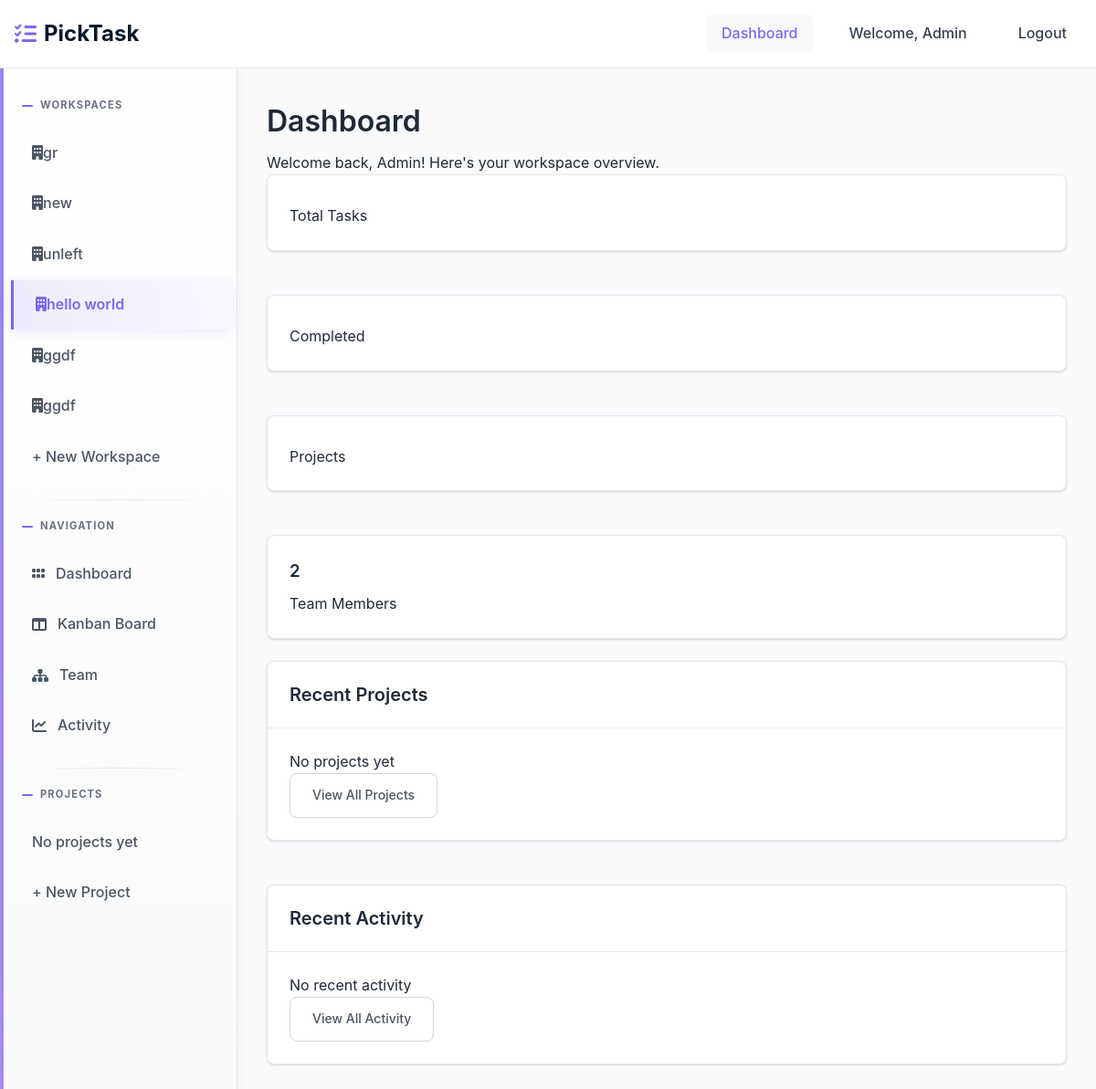
The app's page /workspace/ (signed in), older data.
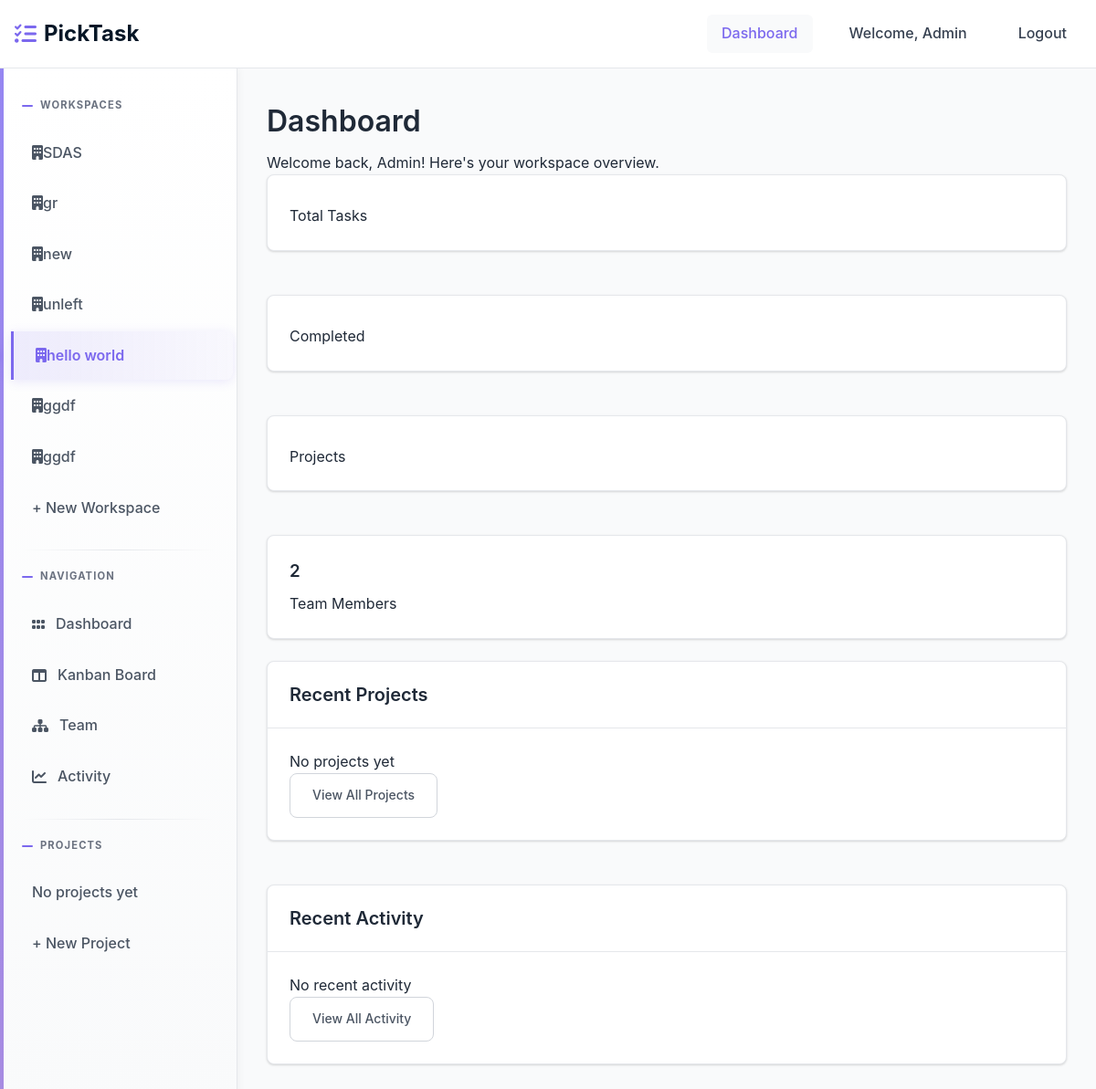
The same page, newer data.
### workspace/models.py (models this page shows, shortened)
class Membership(models.Model):
    ROLE_CHOICES = [
        ('admin', 'Admin'),
        ('member', 'Member'),
    ]
    user = models.ForeignKey(settings.AUTH_USER_MODEL, on_delete=models.CASCADE, related_name='memberships')
    workspace = models.ForeignKey(Workspace, on_delete=models.CASCADE, related_name='memberships')
    role = models.CharField(max_length=20, choices=ROLE_CHOICES, default='member')
    joined_at = models.DateTimeField(auto_now_add=True)
    class Meta:
        unique_together = ['user', 'workspace']
        ordering = ['-joined_at']

class Workspace(models.Model):
    name = models.CharField(max_length=255)
    created_by = models.ForeignKey(settings.AUTH_USER_MODEL, on_delete=models.CASCADE, related_name='workspaces_created')
    created_at = models.DateTimeField(auto_now_add=True)
    class Meta:
        ordering = ['-created_at']

### workspace/views.py (the view, shortened to what this page needs)
# urls.py: path('', views.dashboard, name='dashboard'),
@login_required
def dashboard(request):
    current_workspace = getattr(request, 'current_workspace', None)
    context = {}
    return render(request, 'workspace/dashboard.html', context)

### templates/workspace/dashboard.html (shortened to what this page needs)
{% extends 'base.html' %}
{% load static %}
{% block content %}
<div class="dashboard-header">
    <h1>Dashboard</h1>
    <p>Welcome back, {{ user.username }}! Here's your workspace overview.</p>
</div>
{% if current_workspace %}
<div class="grid grid-cols-1 md:grid-cols-4 gap-6 mb-8">
    <div class="card">
        <div class="card-body text-center">
            <p class="text-gray-600">Total Tasks</p>
        </div>
    </div>
    <div class="card">
        <div class="card-body text-center">
            <p class="text-gray-600">Completed</p>
        </div>
    </div>
    <div class="card">
        <div class="card-body text-center">
            <p class="text-gray-600">Projects</p>
        </div>
    </div>
    <div class="card">
        <div class="card-body text-center">
            <h3 class="text-3xl font-bold text-secondary">{{ current_workspace.memberships.count }}</h3>
            <p class="text-gray-600">Team Members</p>
        </div>
    </div>
</div>
<div class="grid grid-cols-1 lg:grid-cols-2 gap-8">
    <div class="card">
        <div class="card-header">
            <h2 class="card-title">Recent Projects</h2>
        </div>
        <div class="card-body">
            {% for project in projects %}
            <div class="project-item p-4 border-b border-gray-200 last:border-b-0">
                <div class="flex items-center justify-between">
                    <div>
                        <h4 class="font-semibold">{{ project.name }}</h4>
                        <p class="text-gray-600 text-sm">{{ project.tasks.count }} tasks</p>
                    </div>
                </div>
            </div>
            {% empty %}
            <p class="text-gray-500 text-center py-4">No projects yet</p>
            {% endfor %}
            <div class="mt-4">
              <a href="{% url 'kanban:kanban' current_workspace.id %}" class="btn btn-outline w-full">
                    View All Projects
                </a>
            </div>
        </div>
    </div>
    <div class="card">
        <div class="card-header">
            <h2 class="card-title">Recent Activity</h2>
        </div>
        <div class="card-body">
            {% for activity in recent_activities %}
            <div class="activity-item p-3 border-b border-gray-200 last:border-b-0">
                <div class="flex items-start gap-3">
                    <div class="w-8 h-8 bg-primary rounded-full flex items-center justify-center text-white text-sm font-semibold">
                        {{ activity.user.username|first|upper }}
                    </div>
                    <div class="flex-1">
                        <p class="text-sm">
                            <span class="font-semibold">{{ activity.user.username }}</span>
                            {{ activity.action }}
                        </p>
                        <p class="text-gray-500 text-xs">{{ activity.timestamp|timesince }} ago</p>
                    </div>
                </div>
            </div>
            {% empty %}
            <p class="text-gray-500 text-center py-4">No recent activity</p>
            {% endfor %}
            <a href="{% url 'activity:activity' current_workspace.id %}" class="btn btn-outline w-full">
                    View All Activity
                </a>
        </div>
    </div>
</div>
{% endif %}
{% endblock %}

### templates/partials/sidebar.html
<div class="sidebar-section">
  <div class="sidebar-title">Workspaces</div>
  {% for membership in user.memberships.all %}
  <a
    href="{% url 'workspace:workspace-detail' membership.workspace.id %}"
    class="sidebar-link {% if current_workspace.id == membership.workspace.id %}active{% endif %}"
  >
    <span
      ><i class="fa-solid fa-building"></i>{{membership.workspace.name}}</span
    >
  </a>
  {% endfor %}
  <a
    href="{% url 'workspace:create-workspace' %}"
    class="sidebar-link {% if request.resolver_match.url_name == 'create-workspace' %}active{% endif %}"
  >
    + New Workspace
  </a>
</div>
{% if current_workspace %}
<div class="sidebar-section">
  <div class="sidebar-title">Navigation</div>
  <a
    href="{% url 'workspace:workspace-detail' current_workspace.id %}"
    class="sidebar-link {% if request.resolver_match.url_name == 'workspace-detail' %}active{% endif %}"
    ><i class="fa-solid fa-grip"></i>Dashboard
  </a>
  <a
    href="{% url 'kanban:kanban' current_workspace.id %}"
    class="sidebar-link {% if request.resolver_match.url_name == 'kanban' %}active{% endif %}"
    ><i class="fa-solid fa-table-columns"></i>Kanban Board
  </a>
  <a
    href="{% url 'team:team' current_workspace.id %}"
    class="sidebar-link {% if request.resolver_match.url_name == 'team' %}active{% endif %}"
    ><i class="fa-solid fa-sitemap"></i>Team
  </a>
  <a
    href="{% url 'activity:activity' current_workspace.id %}"
    class="sidebar-link {% if request.resolver_match.url_name == 'activity' %}active{% endif %}"
    ><i class="fa-solid fa-chart-line"></i>Activity
  </a>
</div>
<div class="sidebar-section">
  <div class="sidebar-title">Projects</div>
  {% for project in current_workspace.projects.all %}
  <a
    href="{% url 'kanban:kanban' current_workspace.id %}?project={{ project.id }}"
    class="sidebar-link"
    ><i class="fa-solid fa-list-check"></i>{{ project.name }}
  </a>
  {% empty %}
  <span class="sidebar-link text-muted">No projects yet</span>
  {% endfor %}
  <a
    href="{% url 'workspace:create-project' current_workspace.id %}"
    class="sidebar-link"
  >
    + New Project
  </a>
</div>
{% endif %}

Row changes from the older to the newer data that the page shows:
added Membership: workspace.name "SDAS"
